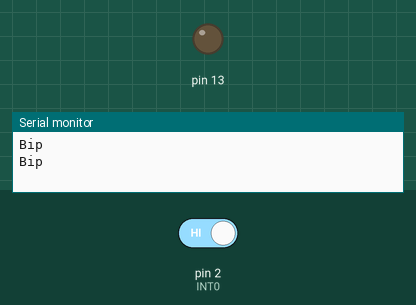
This sketch was run on a simulated Arduino Uno, built with avr-gcc and run on an emulated ATmega328P. On the bench: output pins drawn as LEDs (lit = HIGH), the last lines printed to the serial monitor. The inputs (shaded band) are chosen by the test bench; at power-on: pin 2 (INT0) HIGH.

Above: at 1.2 s.
1.3 s: pin 2 (INT0) driven LOW
At 1.7 s:
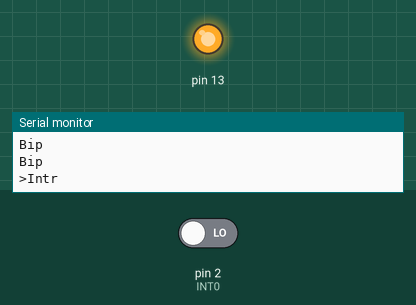
Timing chart, 0 to 4.3 s (numbered marks = the images above; inputs shaded):
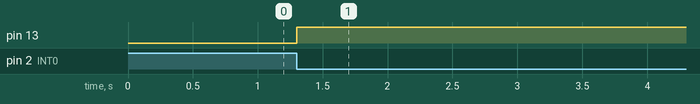

The sketch:

input_intr.ino
```cpp
volatile long deb_time = 0;
volatile long cur_time = 0;

void intr()
{
    cur_time = millis();
    if ((cur_time - deb_time) > 200) {
        Serial.println(">Intr");
        digitalWrite(13, !digitalRead(13));
    }
    deb_time = millis();
}

void setup()
{
    pinMode(13, OUTPUT);
    pinMode(2, INPUT);          // INT0 = pin 2 = PD2
    attachInterrupt(0, intr, FALLING);
    Serial.begin(9600);
}

void loop()
{
    Serial.println("Bip");
    delay(1000);
}
```

Measured:
- after the input at 1.3 s, pin 13: LOW → HIGH at once
